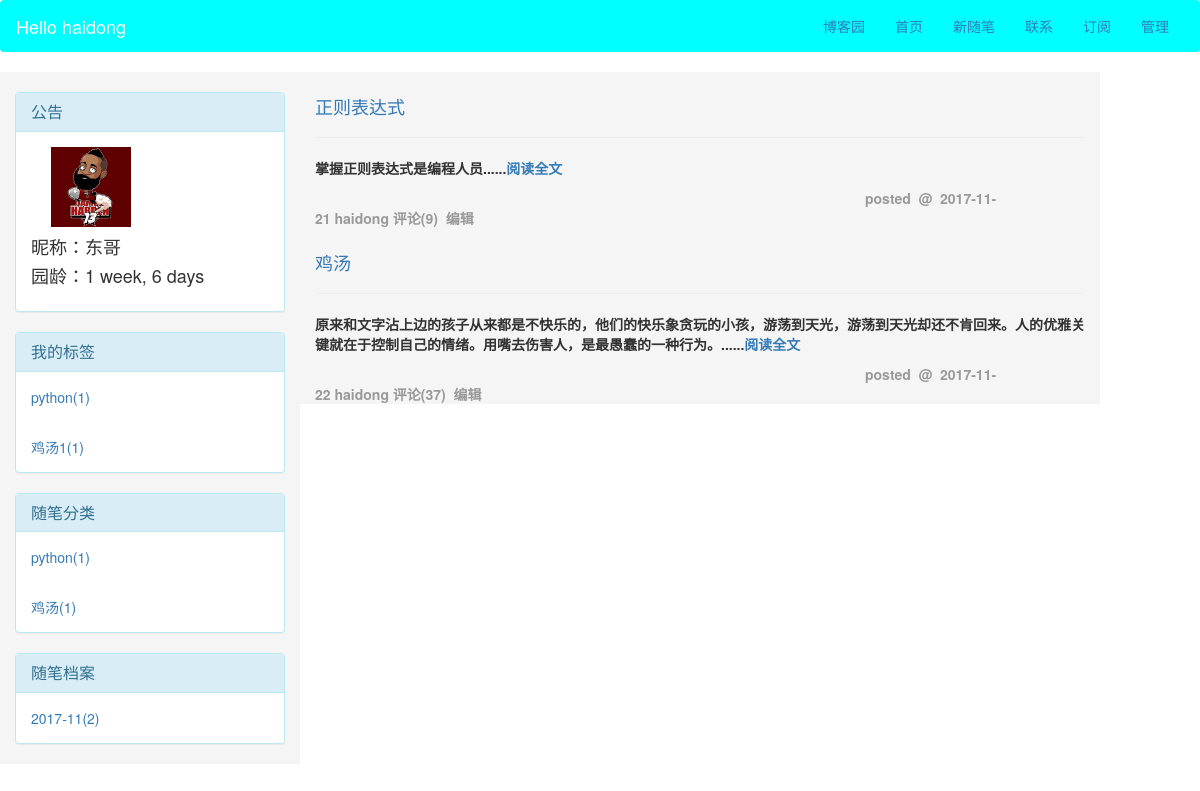
Screenshot of /blog/haidong/ with the database file from the repository.
### app01/models.py (models this page shows, shortened)
class User(models.Model):   #settings  ：AUTH_USER_MODEL ="项目名称.UserInfo"
    nid = models.BigAutoField(primary_key=True)
    username = models.CharField(verbose_name="用户名",max_length=32)
    password = models.CharField(verbose_name="密码",max_length=64)
    create_time = models.DateTimeField(verbose_name="创建时间",auto_now_add=True)
    class Meta:
        verbose_name_plural = "用户信息表"

class Info(models.Model):
    email = models.EmailField(verbose_name="邮箱")
    nickname = models.CharField(max_length=32, verbose_name="昵称", unique=True)
    tel = models.IntegerField(verbose_name="电话", unique=True, null=True, blank=True)
    avatar = models.FileField(verbose_name="头像", upload_to="avatar", default="/avatar/default.png")
    user = models.OneToOneField(to="User")

class Tag(models.Model):
    name = models.CharField(max_length=32,verbose_name="标签名")
    blog = models.ForeignKey(to="Blog",verbose_name="所属博客")
    class Meta:
        verbose_name_plural = "标签表"

class Article(models.Model):
    title = models.CharField(max_length=64,verbose_name="文章标题")
    summary = models.CharField(max_length=244, verbose_name="文章概要")
    create_time = models.DateTimeField(verbose_name="创建时间",auto_now_add=True)
    update_time = models.DateTimeField(verbose_name="修改时间",auto_now=True)
    poll_count = models.IntegerField(verbose_name="点赞数",default=0)
    comment_count = models.IntegerField(verbose_name="评论数",default=0)
    read_count = models.IntegerField(verbose_name="阅读数",default=0)
    user = models.ForeignKey(to="User",verbose_name="所属作者",null=True,blank=True)
    classify = models.ForeignKey(to="Classfication",verbose_name="所属类别",null=True,blank=True)
    tags = models.ManyToManyField(to="Tag",through="Article2tag",through_fields=('article', 'tag'),verbose_name="所属标签")
    webartilecla = models.ForeignKey(verbose_name="文章所述主页文章类",to="Web_artile_cla",null=True)
    class Meta:
        verbose_name_plural = "文章表"

### app01/views.py (the view, shortened to what this page needs)
# urls.py: url(r'^(?P<username>.*)/(?P<leibie>tag|category|archive)/(?P<canshu>.*)/$', views.homeSite),
def homeSite(request,username,**kwargs):
    userobj = models.User.objects.filter(username=username).first()
    blog_obj = userobj.blog
    if not userobj:
        return render(request,"error.html")
    articlelist = userobj.article_set.all()
    classify_list = models.Classfication.objects.filter(blog=blog_obj).annotate(num=Count("article__id")).values_list("title","num","id")
    tag_list = models.Tag.objects.filter(blog=blog_obj).annotate(num=Count("article__id")).values_list("name","num","id")
    dates = models.Article.objects.filter(user=userobj).extra(select={"format_time":"strftime('%%Y-%%m',create_time)"}).values_list('format_time').annotate(Count('id'))
    return render(request,"home.html",{"username":username,"userobj":userobj,"articlelist":articlelist,
                                       "dates":dates,"tag_list":tag_list,"classify_list":classify_list})

### templates/home.html (shortened to what this page needs)
<!DOCTYPE html>
<html lang="en">
<head>
    <link rel="stylesheet" href="/static/bootstrap-3.3.7-dist/css/bootstrap.min.css">
</head>
<body>
<nav class="navbar" style="background-color: aqua">
  <div class="container-fluid">
    <div class="navbar-header">
      <a style="color:white" class="navbar-brand" href="/blog/{{ username }}">Hello&nbsp;{{ username }}</a>
    </div>
    <div class="collapse navbar-collapse" id="bs-example-navbar-collapse-1">
      <ul class="nav navbar-nav navbar-right">
        <li><a href="/">博客园</a></li>
        <li><a href="/">首页</a></li>
        <li><a href="#">新随笔</a></li>
        <li><a href="#">联系</a></li>
        <li><a href="#">订阅</a></li>
        <li><a href="/blog/cnblogs/">管理</a></li>
      </ul>
    </div>
  </div>
</nav>
<div class="container-fluid">
    <div class="row">
        <div class="col-md-3" style="background-color: whitesmoke">
            <div class="panel panel-info" style="margin-top: 20px">
                <div class="panel-heading">
                    <h3 class="panel-title">公告</h3>
                </div>
                <div class="panel-body">
                    <img src="{{ userobj.info.avatar.url }}" width="80" height="80" style="margin-left: 20px">
                <h4>昵称：{{ userobj.info.nickname }}</h4>
                <h4>园龄：{{ userobj.create_time|timesince }}</h4>
                </div>
            </div>
            <div class="panel panel-info">
                <div class="panel-heading">
                    <h3 class="panel-title">我的标签</h3>
                </div>
                {% for tag in tag_list %}
                <div class="panel-body">
                    <a href="/blog/{{ username }}/tag/{{ tag.2 }}">{{ tag.0 }}({{ tag.1 }})</a>
                    </div>
                {% endfor %}
            </div>
            <div class="panel panel-info">
                <div class="panel-heading">
                    <h3 class="panel-title">随笔分类</h3>
                </div>
                    {% for classify in classify_list %}
                        <div class="panel-body">
                            <a href="/blog/{{ username }}/category/{{ classify.2 }}">{{ classify.0 }}({{ classify.1 }})</a>
                        </div>
                    {% endfor %}
            </div>
            <div class="panel panel-info">
                <div class="panel-heading">
                    <h3 class="panel-title">随笔档案</h3>
                </div>
                {% for time in dates %}
                     <div class="panel-body">
                         <a href="/blog/{{ username }}/archive/{{ time.0 }}">{{ time.0 }}({{ time.1 }})</a>
                    </div>
                {% endfor %}
            </div>
        </div>
    {% block article %}
            <div class="col-md-8" style="background-color: whitesmoke">
            {% for article in articlelist %}
                    <div style="margin-top: 25px"><h4><a href="/blog/{{ username }}/p/{{ article.id }}">{{ article.title }}</a></h4></div>
                    <hr>
                    <div>{{ article.summary|safe }}......<a href="/blog/{{ username }}/p/{{ article.id }}">阅读全文</a></div>
                <span style="margin-left: 550px;color: #999">
                    posted &nbsp;@ &nbsp;{{ article.create_time|date:"Y-m-d" }}&nbsp;{{ username }}&nbsp;评论({{ article.comment_count }})
                    &nbsp;<a style="color: #999" href="/blog/cnblogs/{{ article.id }}/">编辑</a></span>
            {% endfor %}
        </div>
    {% endblock %}
    </div>
</div>
</body>
</html>

### rows the page displays
User: username "haidong", info.avatar (picture), info.nickname "东哥", create_time "1 week, 6 days"
Tag: name "鸡汤1", blog "1"
Article: title "正则表达式", summary "掌握正则表达式是编程人员", create_time "2017-11-21", username "haidong", comment_count "9"
Article: title "鸡汤", summary "原来和文字沾上边的孩子从来都是不快乐的，他们的快乐象贪玩的小孩，游荡到天光，游荡到天光却还不肯回来。人的优雅关键就在于控制自己的情绪。用嘴去伤害人，是最愚蠢的一种行为。", create_time "2017-11-22", username "haidong", comment_count "37"

### other values shown
{{ tag.0 }} "python"
{{ tag.1 }} "1"
{{ classify.0 }} "python" "鸡汤"
{{ classify.1 }} "1" "1"
{{ time.0 }} "2017-11"
{{ time.1 }} "2"
